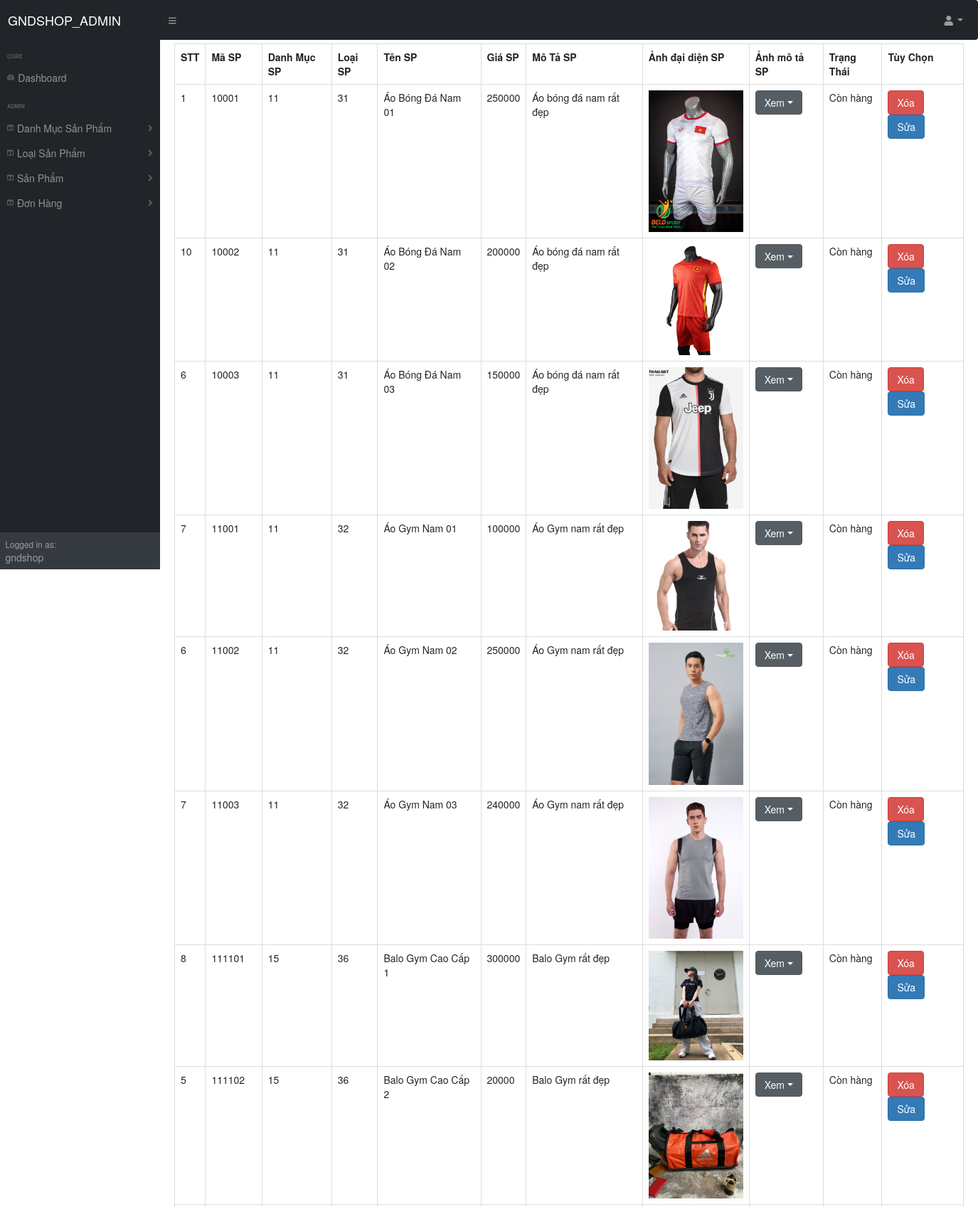
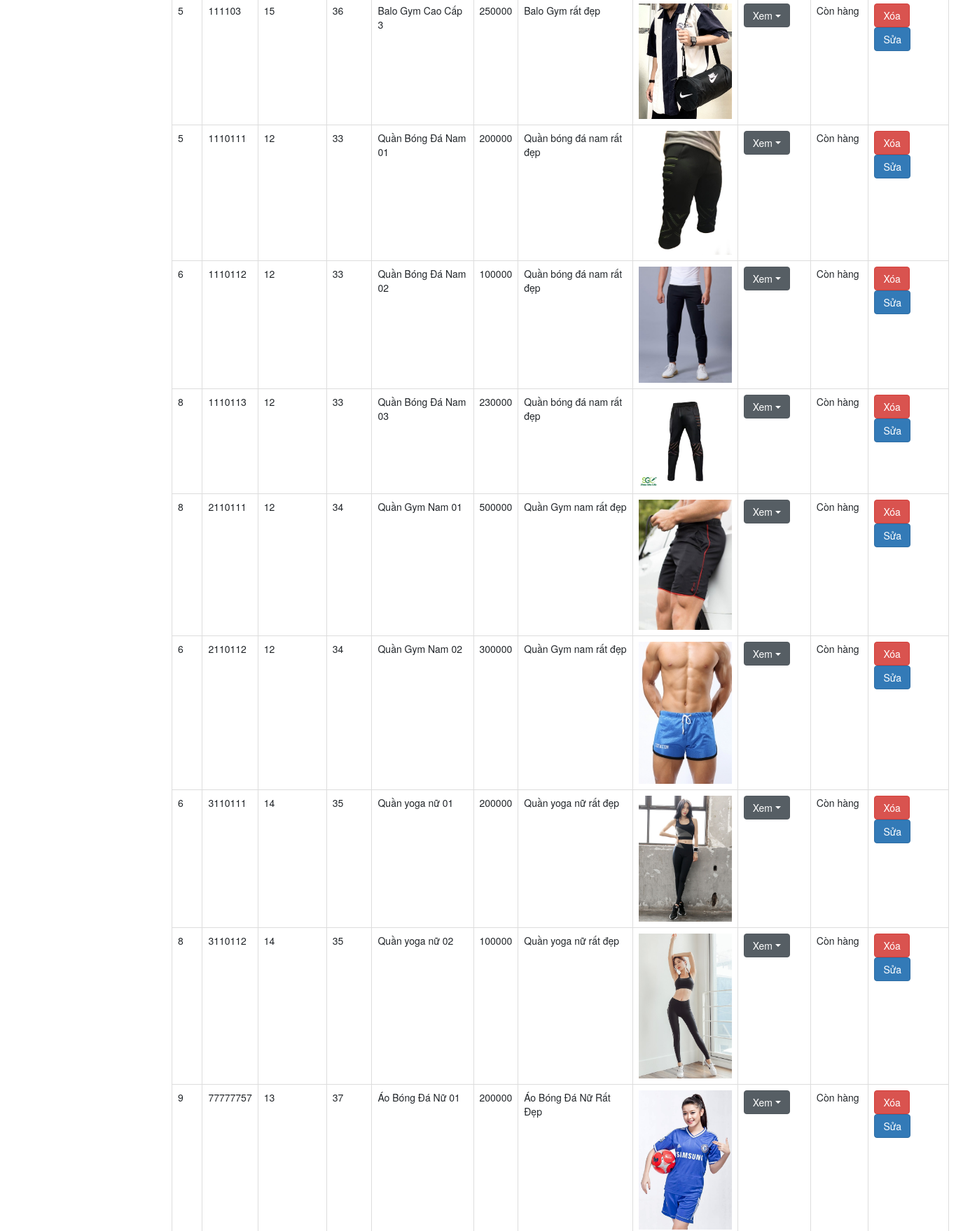
/adminpage/index.php?action=quanlysp&query=xem (signed in, upper part), run on the app's committed database (2 pictures, top to bottom).
### tables this page shows
CREATE TABLE `sp` (
  `ID_Sp` int(11) NOT NULL,
  `Ten_Sp` varchar(250) NOT NULL,
  `ID_DanhMucSp` int(11) NOT NULL,
  `ID_LoaiSp` int(11) NOT NULL,
  `Gia_Sp` int(11) NOT NULL,
  `Mota_Sp` text NOT NULL,
  `Hinhanh_Sp` varchar(250) NOT NULL,
  `Hinhanh_Mota` varchar(500) NOT NULL,
  `Trangthai_Sp` int(11) NOT NULL
);

### adminpage/modules/quanlysp/xemsp.php (the view, shortened to what this page needs)
<?php
  $sql_lietke_sp = "SELECT * FROM sp";
  $query_lietke_sp = mysqli_query($mysqli,$sql_lietke_sp);
?>
<div class="container mt-2 text-left">
	<table class="table table-bordered">
		<tr>
			<th>STT</th>
			<th>Mã SP</th>
			<th>Danh Mục SP</th>
			<th>Loại SP</th>
			<th>Tên SP</th>
			<th>Giá SP</th>
			<th>Mô Tả SP</th>
			<th>Ảnh đại diện SP</th>
			<th>Ảnh mô tả SP</th>
			<th>Trạng Thái</th>
			<th>Tùy Chọn</th>
		</tr>
<?php
  $i = 0;
  while($row = mysqli_fetch_array($query_lietke_sp)){
  	$i++;
  	$idsanp = $row['ID_Sp'];
  ?>
  <tr>
  	<td><?php echo $i ?></td>
					<td><?php echo $row['ID_Sp'] ?></td>
					<td><?php echo $row['ID_DanhMucSp'] ?></td>
					<td><?php echo $row['ID_LoaiSp'] ?></td>
					<td><?php echo $row['Ten_Sp'] ?></td>
					<td><?php echo $row['Gia_Sp'] ?></td>
					<td><?php echo $row['Mota_Sp'] ?></td>
					<td style="width: 150px;"><img src="modules/quanlysp/product_images/<?php echo $row['Hinhanh_Sp'] ?>" width="100%"></td>
					<td>
							<div class="dropdown show">
							  <a class="btn btn-secondary dropdown-toggle" href="#" role="button" id="dropdownMenuLink" data-toggle="dropdown" aria-haspopup="true" aria-expanded="false">Xem</a>
							  	<?php
							  		$querypicdes= mysqli_query($mysqli,"SELECT * FROM sp WHERE ID_Sp='".$idsanp."'");
							  		while($row2 = mysqli_fetch_array($querypicdes)){
							  			$i=1;
							  			$images = unserialize($row2['Hinhanh_Mota']);
							  			if(number_format(count($images))>0){
							  			foreach ($images as $key => $value) {
							  	?>
							    				<td><?php echo $i++ ?></td>
							    <?php
							    	}}}
							     ?>
							</div>
					</td>
					<td>
						<?php
							if($row['Trangthai_Sp']==1){
								echo "Còn hàng";
							}else{
								echo "Hết hàng";
							}
						?>
					</td>
   	<td>
   		<a class="btn btn-danger" href="modules/quanlysp/xulysp.php?idsp=<?php echo $row['ID_Sp'] ?>">Xóa</a>
   		<a class="btn btn-primary" href="?action=quanlysp&query=sua&idsp=<?php echo $row['ID_Sp'] ?>">Sửa</a>
   	</td>
  </tr>
  <?php
  }
  ?>
	</table>
</div>

### adminpage/index.php (shortened to what this page needs)
<!DOCTYPE html>
<html lang="en">
    <head>
        <link href="https://cdn.jsdelivr.net/npm/simple-datatables@latest/dist/style.css" rel="stylesheet" />
        <link href="css/styles.css" rel="stylesheet" />
  <link rel="stylesheet" href="https://maxcdn.bootstrapcdn.com/bootstrap/3.4.1/css/bootstrap.min.css">
    </head>
    <body class="sb-nav-fixed">
        <?php
            include("modules/head_admin.php");
            include("modules/sidebar_admin.php");
        ?>
    </body>
</html>

### adminpage/modules/head_admin.php (shortened to what this page needs)
<nav class="sb-topnav navbar navbar-expand navbar-dark bg-dark">
    <a class="navbar-brand ps-3" href="index.html">GNDSHOP_ADMIN</a>
    <button class="btn btn-link btn-sm order-1 order-lg-0 me-4 me-lg-0" id="sidebarToggle" href="#!"><i class="fas fa-bars"></i></button>
    <ul class="navbar-nav ms-auto ms-md-0 me-3 me-lg-4">
        <li class="nav-item dropdown">
            <a class="nav-link dropdown-toggle" id="navbarDropdown" href="#" role="button" data-bs-toggle="dropdown" aria-expanded="false"><i class="fas fa-user fa-fw"></i></a>
        </li>
    </ul>
</nav>

### adminpage/modules/sidebar_admin.php
<div id="layoutSidenav">
	<?php
		include "sidebarmenu_admin.php";
		include "sidebarcontent_admin.php";
	 ?>
</div>

### adminpage/modules/sidebarmenu_admin.php (shortened to what this page needs)
<div id="layoutSidenav_nav">
    <nav class="sb-sidenav accordion sb-sidenav-dark" id="sidenavAccordion">
        <div class="sb-sidenav-menu">
            <div class="nav">
                <div class="sb-sidenav-menu-heading">Core</div>
                <a class="nav-link" href="index.php?action=dashboard&query=xem">
                    <div class="sb-nav-link-icon"><i class="fas fa-tachometer-alt"></i></div>
                    Dashboard
                </a>
                <div class="sb-sidenav-menu-heading">Admin</div>
                <a class="nav-link collapsed" href="#" data-bs-toggle="collapse" data-bs-target="#collapsedanhmuc" aria-expanded="false" aria-controls="collapseLayouts">
                    <div class="sb-nav-link-icon"><i class="fas fa-columns"></i></div>
                    Danh Mục Sản Phẩm
                    <div class="sb-sidenav-collapse-arrow"><i class="fas fa-angle-down"></i></div>
                </a>
                <a class="nav-link collapsed" href="#" data-bs-toggle="collapse" data-bs-target="#collapseloaisp" aria-expanded="false" aria-controls="collapseLayouts">
                    <div class="sb-nav-link-icon"><i class="fas fa-columns"></i></div>
                    Loại Sản Phẩm
                    <div class="sb-sidenav-collapse-arrow"><i class="fas fa-angle-down"></i></div>
                </a>
                <a class="nav-link collapsed" href="#" data-bs-toggle="collapse" data-bs-target="#collapsesp" aria-expanded="false" aria-controls="collapseLayouts">
                    <div class="sb-nav-link-icon"><i class="fas fa-columns"></i></div>
                    Sản Phẩm
                    <div class="sb-sidenav-collapse-arrow"><i class="fas fa-angle-down"></i></div>
                </a>
                <a class="nav-link collapsed" href="#" data-bs-toggle="collapse" data-bs-target="#collapsedonhang" aria-expanded="false" aria-controls="collapseLayouts">
                    <div class="sb-nav-link-icon"><i class="fas fa-columns"></i></div>
                    Đơn Hàng
                    <div class="sb-sidenav-collapse-arrow"><i class="fas fa-angle-down"></i></div>
                </a>
            </div>
        </div>
        <div class="sb-sidenav-footer">
            <div class="small">Logged in as:</div>
            <?php if(isset($_SESSION['dangnhapad'])){echo $_SESSION['dangnhapad']; }?>
        </div>
    </nav>
</div>

### adminpage/modules/sidebarcontent_admin.php (shortened to what this page needs)
<div id="layoutSidenav_content">
   <?php
        include "main_admin.php";
    ?>
</div>

### adminpage/modules/main_admin.php
<main>
      <?php
         if(isset($_GET['action']) && $_GET['query']){
            $dieuhuong = $_GET['action'];
            $chucnang  = $_GET['query'];
         }else{
            $dieuhuong = '';
            $chucnang  = '';
         }
         if($dieuhuong=='quanlydanhmuc' && $chucnang=='them'){
            include("modules/quanlydanhmuc/themdanhmuc.php");
         }else if ($dieuhuong=='quanlydanhmuc' && $chucnang=='xem'){
            include("modules/quanlydanhmuc/xemdanhmuc.php");
         }else if($dieuhuong=='quanlydanhmuc' && $chucnang=='sua'){
            include("modules/quanlydanhmuc/suadanhmuc.php");
         }else if($dieuhuong=='quanlyloaisp' && $chucnang=='xem'){
            include("modules/quanlyloaisp/xemloaisp.php");
         }else if($dieuhuong=='quanlyloaisp' && $chucnang=='them'){
            include("modules/quanlyloaisp/themloaisp.php");
         }else if($dieuhuong=='quanlyloaisp' && $chucnang=='sua'){
            include("modules/quanlyloaisp/updateloaisp.php");
         }else if($dieuhuong=='quanlysp' && $chucnang=='xem'){
            include("modules/quanlysp/xemsp.php");
         }else if($dieuhuong=='quanlysp' && $chucnang=='them'){
            include("modules/quanlysp/themsp.php");
         }else if($dieuhuong=='quanlysp' && $chucnang=='sua'){
            include("modules/quanlysp/suasp.php");
         }else if($dieuhuong=='quanlydh' && $chucnang=='xemdh'){
            include("modules/quanlydonhang/xemdonhang.php");
         }else if($dieuhuong=='quanlydh' && $chucnang=='xemchitietdh'){
            include("modules/quanlydonhang/chitietdonhang.php");
         }else if($dieuhuong=='dashboard' && $chucnang=='xem'){
            include("modules/dashboard.php");
         }else{
            include("dashboard.php");
         }
      ?>
</main>

### data on the page
sp: i "1", ID_Sp "10001", ID_DanhMucSp "11", ID_LoaiSp "31", Ten_Sp "Áo Bóng Đá Nam 01", Gia_Sp "250000", Mota_Sp "Áo bóng đá nam rất đẹp", Hinhanh_Sp (picture), Trangthai_Sp "Còn hàng"
sp: i "10", ID_Sp "10002", ID_DanhMucSp "11", ID_LoaiSp "31", Ten_Sp "Áo Bóng Đá Nam 02", Gia_Sp "200000", Mota_Sp "Áo bóng đá nam rất đẹp", Hinhanh_Sp (picture), Trangthai_Sp "Còn hàng"
sp: i "6", ID_Sp "10003", ID_DanhMucSp "11", ID_LoaiSp "31", Ten_Sp "Áo Bóng Đá Nam 03", Gia_Sp "150000", Mota_Sp "Áo bóng đá nam rất đẹp", Hinhanh_Sp (picture), Trangthai_Sp "Còn hàng"
sp: i "7", ID_Sp "11001", ID_DanhMucSp "11", ID_LoaiSp "32", Ten_Sp "Áo Gym Nam 01", Gia_Sp "100000", Mota_Sp "Áo Gym nam rất đẹp", Hinhanh_Sp (picture), Trangthai_Sp "Còn hàng"
sp: i "6", ID_Sp "11002", ID_DanhMucSp "11", ID_LoaiSp "32", Ten_Sp "Áo Gym Nam 02", Gia_Sp "250000", Mota_Sp "Áo Gym nam rất đẹp", Hinhanh_Sp (picture), Trangthai_Sp "Còn hàng"
sp: i "7", ID_Sp "11003", ID_DanhMucSp "11", ID_LoaiSp "32", Ten_Sp "Áo Gym Nam 03", Gia_Sp "240000", Mota_Sp "Áo Gym nam rất đẹp", Hinhanh_Sp (picture), Trangthai_Sp "Còn hàng"
sp: i "8", ID_Sp "111101", ID_DanhMucSp "15", ID_LoaiSp "36", Ten_Sp "Balo Gym Cao Cấp 1", Gia_Sp "300000", Mota_Sp "Balo Gym rất đẹp", Hinhanh_Sp (picture), Trangthai_Sp "Còn hàng"
sp: i "5", ID_Sp "111102", ID_DanhMucSp "15", ID_LoaiSp "36", Ten_Sp "Balo Gym Cao Cấp 2", Gia_Sp "20000", Mota_Sp "Balo Gym rất đẹp", Hinhanh_Sp (picture), Trangthai_Sp "Còn hàng"
sp: i "5", ID_Sp "111103", ID_DanhMucSp "15", ID_LoaiSp "36", Ten_Sp "Balo Gym Cao Cấp 3", Gia_Sp "250000", Mota_Sp "Balo Gym rất đẹp", Hinhanh_Sp (picture), Trangthai_Sp "Còn hàng"
sp: i "5", ID_Sp "1110111", ID_DanhMucSp "12", ID_LoaiSp "33", Ten_Sp "Quần Bóng Đá Nam 01", Gia_Sp "200000", Mota_Sp "Quần bóng đá nam rất đẹp", Hinhanh_Sp (picture), Trangthai_Sp "Còn hàng"
sp: i "6", ID_Sp "1110112", ID_DanhMucSp "12", ID_LoaiSp "33", Ten_Sp "Quần Bóng Đá Nam 02", Gia_Sp "100000", Mota_Sp "Quần bóng đá nam rất đẹp", Hinhanh_Sp (picture), Trangthai_Sp "Còn hàng"
sp: i "8", ID_Sp "1110113", ID_DanhMucSp "12", ID_LoaiSp "33", Ten_Sp "Quần Bóng Đá Nam 03", Gia_Sp "230000", Mota_Sp "Quần bóng đá nam rất đẹp", Hinhanh_Sp (picture), Trangthai_Sp "Còn hàng"
sp: i "8", ID_Sp "2110111", ID_DanhMucSp "12", ID_LoaiSp "34", Ten_Sp "Quần Gym Nam 01", Gia_Sp "500000", Mota_Sp "Quần Gym nam rất đẹp", Hinhanh_Sp (picture), Trangthai_Sp "Còn hàng"
sp: i "6", ID_Sp "2110112", ID_DanhMucSp "12", ID_LoaiSp "34", Ten_Sp "Quần Gym Nam 02", Gia_Sp "300000", Mota_Sp "Quần Gym nam rất đẹp", Hinhanh_Sp (picture), Trangthai_Sp "Còn hàng"
sp: i "6", ID_Sp "3110111", ID_DanhMucSp "14", ID_LoaiSp "35", Ten_Sp "Quần yoga nữ 01", Gia_Sp "200000", Mota_Sp "Quần yoga nữ rất đẹp", Hinhanh_Sp (picture), Trangthai_Sp "Còn hàng"
sp: i "8", ID_Sp "3110112", ID_DanhMucSp "14", ID_LoaiSp "35", Ten_Sp "Quần yoga nữ 02", Gia_Sp "100000", Mota_Sp "Quần yoga nữ rất đẹp", Hinhanh_Sp (picture), Trangthai_Sp "Còn hàng"
sp: i "9", ID_Sp "77777757", ID_DanhMucSp "13", ID_LoaiSp "37", Ten_Sp "Áo Bóng Đá Nữ 01", Gia_Sp "200000", Mota_Sp "Áo Bóng Đá Nữ Rất Đẹp", Hinhanh_Sp (picture), Trangthai_Sp "Còn hàng"

### other printed values
$_SESSION['dangnhapad'] "gndshop"
